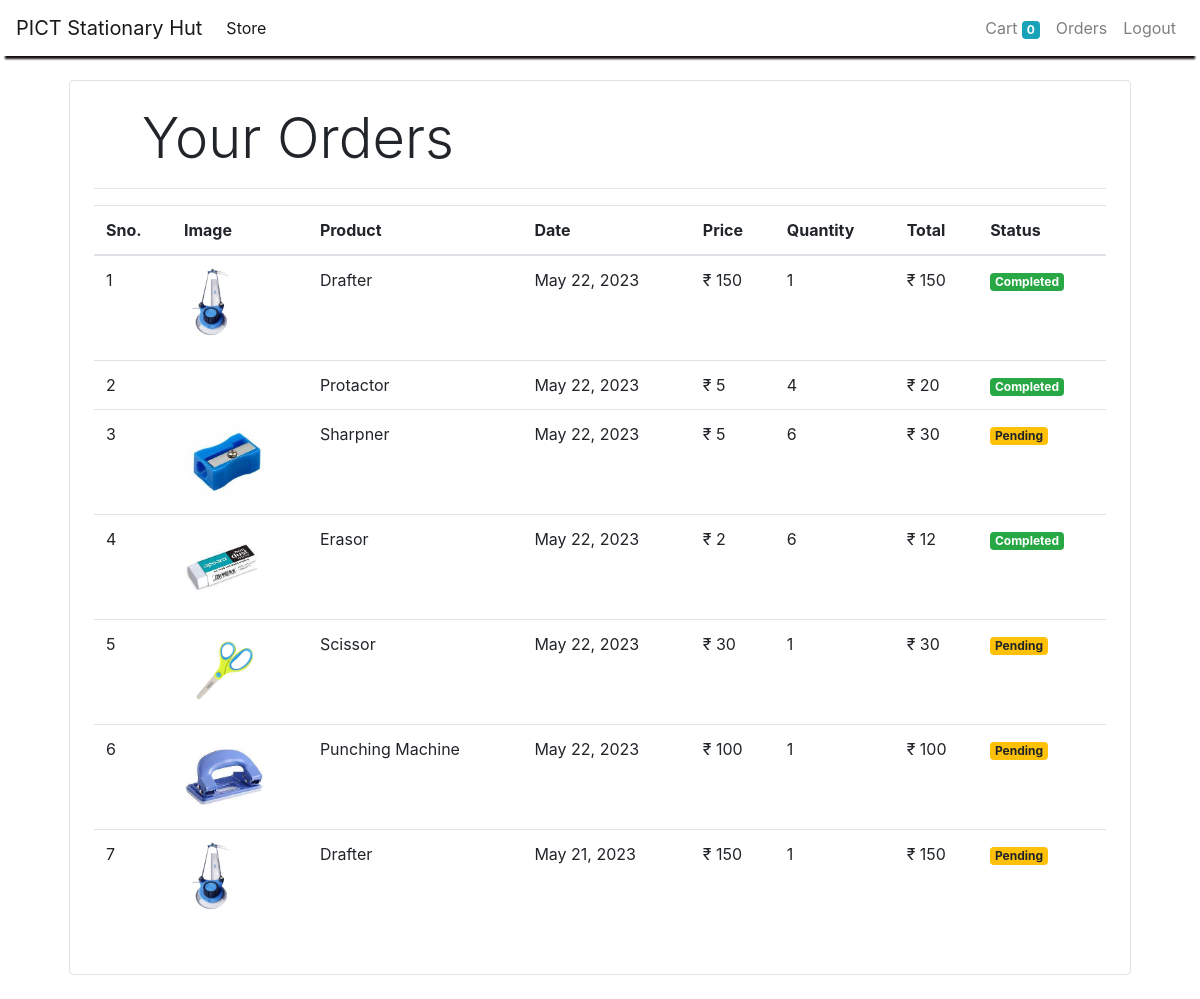
/orders (signed in), run on the app's committed database.
### store/models/orders.py (models this page shows, shortened)
class Order(models.Model):
    product = models.ForeignKey(Product,
                                on_delete=models.CASCADE)
    customer = models.ForeignKey(Customer,
                                 on_delete=models.CASCADE)
    quantity = models.IntegerField(default=1)
    price = models.IntegerField()
    address = models.CharField(max_length=50, default='', blank=True)
    phone = models.CharField(max_length=50, default='', blank=True)
    date = models.DateField(default=datetime.datetime.today)
    status = models.BooleanField(default=False)
    @staticmethod
    def get_orders_by_customer(customer_id):
        return Order.objects.filter(customer=customer_id).order_by('-date')

### store/models/product.py (models this page shows, shortened)
class Product(models.Model):
    name = models.CharField(max_length=50)
    price = models.IntegerField(default=0)
    category = models.ForeignKey(Category, on_delete=models.CASCADE, default=1)
    description = models.CharField(max_length=200, default='' , null=True , blank=True)
    image = models.ImageField(upload_to='uploads/products/')

### store/middlewares/auth.py (the view)
    def middleware(request):
        print(request.session.get('customer'))
        returnUrl = request.META['PATH_INFO']
        print(request.META['PATH_INFO'])
        if not request.session.get('customer'):
           return redirect(f'login?return_url={returnUrl}')
        response = get_response(request)
        return response

### store/templatetags/custom_filter.py (called while the page is built)
@register.filter(name='currency')
def currency(number):
    return "₹ "+str(number)

@register.filter(name='multiply')
def multiply(number , number1):
    return number * number1

### store/views/orders.py (called while the page is built)
    def get(self , request ):
        customer = request.session.get('customer')
        orders = Order.get_orders_by_customer(customer)
        print(orders)
        return render(request , 'orders.html'  , {'orders' : orders})

### store/templates/orders.html
{% extends 'base.html' %}
{% block content %}
{% load cart %}
{% load custom_filter %}
<div class="container">
   <div class="border rounded p-4 m-4">
        <p class="display-4 pl-4 ml-4">Your Orders</p>
        <hr>
        <table class="table">
            <thead>
                <tr>
                    <th>Sno.</th>
                    <th>Image</th>
                    <th>Product</th>
                    <th>Date</th>
                    <th>Price</th>
                    <th>Quantity</th>
                    <th>Total</th>
                    <th>Status</th>
                </tr>
            </thead>
            <tbody>
                {% for order in orders %}
                <tr>
                    <td>{{forloop.counter}}</td>
                    <td><img style="height: 80px;" class="rounded-circle" src="{{order.product.image.url}}" alt=""></td>
                    <td>{{order.product.name}}</td>
                    <td>{{order.date}}</td>
                    <td>{{order.price|currency}}</td>
                    <td>{{order.quantity}}</td>
                    <td>{{order.quantity|multiply:order.price|currency}}</td>
                    {% if order.status %}
                    <td><small class="badge badge-success">Completed</small></td>
                    {%else%}
                    <td><small class="badge badge-warning">Pending</small></td>
                    {% endif %}
                </tr>
                {% endfor %}
            </tbody>
        </table>
   </div>
</div>
{% endblock %}

### store/templates/base.html (shortened to what this page needs)
<!doctype html>
<html lang="en">
<head>
  <link rel="stylesheet" href="https://maxcdn.bootstrapcdn.com/bootstrap/4.0.0/css/bootstrap.min.css"
>
</head>
<body>
  <nav class="one-edge-shadow
  sticky-top navbar
  navbar-expand-lg
   navbar-light bg-white">
    <a class="navbar-brand" href="/">PICT Stationary Hut</a>
    <div class="collapse navbar-collapse" id="navbarSupportedContent">
      <ul class="navbar-nav mr-auto">
        <li class="nav-item active">
          <a class="nav-link" href="/store">Store <span class="sr-only">(current)</span></a>
        </li>
      </ul>
      <ul class=" navbar-nav my-2 my-lg-0">
        <li class="nav-item ">
          <a class="nav-link" href="/cart">Cart
            <span class="badge badge-info">{{request.session.cart.keys|length}}</span>
            <span class="sr-only">(current)</span></a>
        </li>
        {% if request.session.customer %}
        <li class="nav-item ">
          <a class="nav-link" href="/orders">Orders<span class="sr-only">(current)</span></a>
        </li>
        <li class="nav-item ">
          <a class="nav-link" href="/logout">Logout<span class="sr-only">(current)</span></a>
        </li>
        {% endif %}
      </ul>
    </div>
  </nav>
    {% block content %}{% endblock %}
</body>
</html>

### store/templates/base.html (style rules this page uses)
nav { background-color:rgb(240, 233, 233); }
.one-edge-shadow { box-shadow: 0 8px 2px -5px rgb(21, 16, 16); }

### data on the page
Order: product.image (picture), product.name "Drafter", date "May 22, 2023", price "₹ 150", quantity "1", quantity|multiply "₹ 150", status "Completed"
Order: product.name "Protactor", date "May 22, 2023", price "₹ 5", quantity "4", quantity|multiply "₹ 20", status "Completed"
Order: product.image (picture), product.name "Sharpner", date "May 22, 2023", price "₹ 5", quantity "6", quantity|multiply "₹ 30", status "Pending"
Order: product.image (picture), product.name "Erasor", date "May 22, 2023", price "₹ 2", quantity "6", quantity|multiply "₹ 12", status "Completed"
Order: product.image (picture), product.name "Scissor", date "May 22, 2023", price "₹ 30", quantity "1", quantity|multiply "₹ 30", status "Pending"
Order: product.image (picture), product.name "Punching Machine", date "May 22, 2023", price "₹ 100", quantity "1", quantity|multiply "₹ 100", status "Pending"
Order: product.image (picture), product.name "Drafter", date "May 21, 2023", price "₹ 150", quantity "1", quantity|multiply "₹ 150", status "Pending"

### other printed values
{{ request.session.cart.keys|length }} "0"
